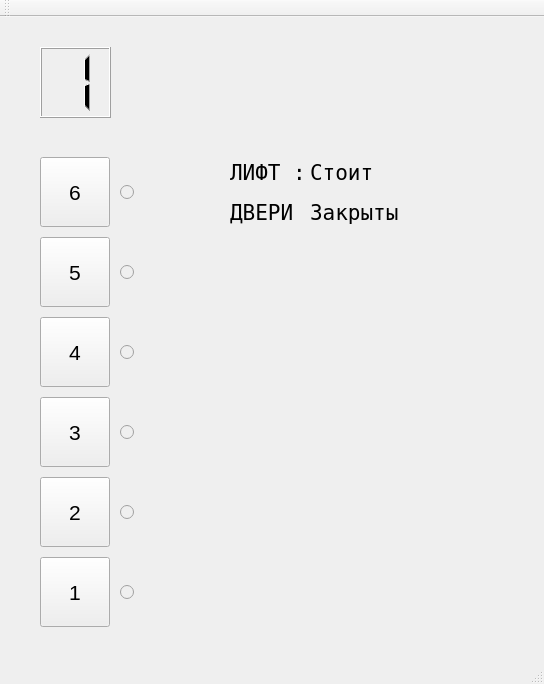
<?xml version="1.0" encoding="UTF-8"?>
<ui version="4.0">
 <class>MainWindow</class>
 <widget class="QMainWindow" name="MainWindow">
  <property name="geometry">
   <rect>
    <x>0</x>
    <y>0</y>
    <width>544</width>
    <height>684</height>
   </rect>
  </property>
  <property name="windowTitle">
   <string>MainWindow</string>
  </property>
  <widget class="QWidget" name="centralWidget">
   <widget class="QLCDNumber" name="lcdNumber">
    <property name="geometry">
     <rect>
      <x>40</x>
      <y>30</y>
      <width>71</width>
      <height>71</height>
     </rect>
    </property>
    <property name="digitCount">
     <number>1</number>
    </property>
    <property name="intValue" stdset="0">
     <number>1</number>
    </property>
   </widget>
   <widget class="QPushButton" name="pushButtonSixth">
    <property name="geometry">
     <rect>
      <x>40</x>
      <y>140</y>
      <width>70</width>
      <height>70</height>
     </rect>
    </property>
    <property name="font">
     <font>
      <pointsize>16</pointsize>
     </font>
    </property>
    <property name="text">
     <string>6</string>
    </property>
   </widget>
   <widget class="QPushButton" name="pushButtonFifth">
    <property name="geometry">
     <rect>
      <x>40</x>
      <y>220</y>
      <width>70</width>
      <height>70</height>
     </rect>
    </property>
    <property name="font">
     <font>
      <pointsize>16</pointsize>
     </font>
    </property>
    <property name="text">
     <string>5</string>
    </property>
   </widget>
   <widget class="QPushButton" name="pushButtonFour">
    <property name="geometry">
     <rect>
      <x>40</x>
      <y>300</y>
      <width>70</width>
      <height>70</height>
     </rect>
    </property>
    <property name="font">
     <font>
      <pointsize>16</pointsize>
     </font>
    </property>
    <property name="text">
     <string>4</string>
    </property>
   </widget>
   <widget class="QPushButton" name="pushButtonThird">
    <property name="geometry">
     <rect>
      <x>40</x>
      <y>380</y>
      <width>70</width>
      <height>70</height>
     </rect>
    </property>
    <property name="font">
     <font>
      <pointsize>16</pointsize>
     </font>
    </property>
    <property name="text">
     <string>3</string>
    </property>
   </widget>
   <widget class="QPushButton" name="pushButtonSecond">
    <property name="geometry">
     <rect>
      <x>40</x>
      <y>460</y>
      <width>70</width>
      <height>70</height>
     </rect>
    </property>
    <property name="font">
     <font>
      <pointsize>16</pointsize>
     </font>
    </property>
    <property name="text">
     <string>2</string>
    </property>
   </widget>
   <widget class="QPushButton" name="pushButtonFirst">
    <property name="geometry">
     <rect>
      <x>40</x>
      <y>540</y>
      <width>70</width>
      <height>70</height>
     </rect>
    </property>
    <property name="font">
     <font>
      <pointsize>16</pointsize>
     </font>
    </property>
    <property name="text">
     <string>1</string>
    </property>
   </widget>
   <widget class="QRadioButton" name="radioButtonSixth">
    <property name="enabled">
     <bool>false</bool>
    </property>
    <property name="geometry">
     <rect>
      <x>120</x>
      <y>160</y>
      <width>30</width>
      <height>30</height>
     </rect>
    </property>
    <property name="text">
     <string/>
    </property>
    <property name="checkable">
     <bool>true</bool>
    </property>
    <property name="autoExclusive">
     <bool>false</bool>
    </property>
   </widget>
   <widget class="QRadioButton" name="radioButtonFifth">
    <property name="enabled">
     <bool>false</bool>
    </property>
    <property name="geometry">
     <rect>
      <x>120</x>
      <y>240</y>
      <width>30</width>
      <height>30</height>
     </rect>
    </property>
    <property name="text">
     <string/>
    </property>
    <property name="checkable">
     <bool>true</bool>
    </property>
    <property name="autoExclusive">
     <bool>false</bool>
    </property>
   </widget>
   <widget class="QRadioButton" name="radioButtonFour">
    <property name="enabled">
     <bool>false</bool>
    </property>
    <property name="geometry">
     <rect>
      <x>120</x>
      <y>320</y>
      <width>30</width>
      <height>30</height>
     </rect>
    </property>
    <property name="text">
     <string/>
    </property>
    <property name="checkable">
     <bool>true</bool>
    </property>
    <property name="autoExclusive">
     <bool>false</bool>
    </property>
   </widget>
   <widget class="QRadioButton" name="radioButtonThird">
    <property name="enabled">
     <bool>false</bool>
    </property>
    <property name="geometry">
     <rect>
      <x>120</x>
      <y>400</y>
      <width>30</width>
      <height>30</height>
     </rect>
    </property>
    <property name="text">
     <string/>
    </property>
    <property name="checkable">
     <bool>true</bool>
    </property>
    <property name="autoExclusive">
     <bool>false</bool>
    </property>
   </widget>
   <widget class="QRadioButton" name="radioButtonSecond">
    <property name="enabled">
     <bool>false</bool>
    </property>
    <property name="geometry">
     <rect>
      <x>120</x>
      <y>480</y>
      <width>30</width>
      <height>30</height>
     </rect>
    </property>
    <property name="text">
     <string/>
    </property>
    <property name="checkable">
     <bool>true</bool>
    </property>
    <property name="autoExclusive">
     <bool>false</bool>
    </property>
   </widget>
   <widget class="QRadioButton" name="radioButtonFirst">
    <property name="enabled">
     <bool>false</bool>
    </property>
    <property name="geometry">
     <rect>
      <x>120</x>
      <y>560</y>
      <width>30</width>
      <height>30</height>
     </rect>
    </property>
    <property name="text">
     <string/>
    </property>
    <property name="checkable">
     <bool>true</bool>
    </property>
    <property name="autoExclusive">
     <bool>false</bool>
    </property>
   </widget>
   <widget class="QLabel" name="labelLift">
    <property name="geometry">
     <rect>
      <x>230</x>
      <y>140</y>
      <width>71</width>
      <height>31</height>
     </rect>
    </property>
    <property name="font">
     <font>
      <family>Fixedsys</family>
      <pointsize>16</pointsize>
     </font>
    </property>
    <property name="text">
     <string>ЛИФТ :</string>
    </property>
   </widget>
   <widget class="QLabel" name="labelDoors">
    <property name="geometry">
     <rect>
      <x>230</x>
      <y>180</y>
      <width>71</width>
      <height>31</height>
     </rect>
    </property>
    <property name="font">
     <font>
      <family>Fixedsys</family>
      <pointsize>16</pointsize>
     </font>
    </property>
    <property name="text">
     <string>ДВЕРИ :</string>
    </property>
   </widget>
   <widget class="QLabel" name="labelLiftState">
    <property name="geometry">
     <rect>
      <x>310</x>
      <y>140</y>
      <width>171</width>
      <height>31</height>
     </rect>
    </property>
    <property name="font">
     <font>
      <family>Fixedsys</family>
      <pointsize>16</pointsize>
     </font>
    </property>
    <property name="text">
     <string>Стоит</string>
    </property>
   </widget>
   <widget class="QLabel" name="labelDoorsState">
    <property name="geometry">
     <rect>
      <x>310</x>
      <y>180</y>
      <width>171</width>
      <height>31</height>
     </rect>
    </property>
    <property name="font">
     <font>
      <family>Fixedsys</family>
      <pointsize>16</pointsize>
     </font>
    </property>
    <property name="text">
     <string>Закрыты</string>
    </property>
   </widget>
   <widget class="QLabel" name="labelDirection">
    <property name="geometry">
     <rect>
      <x>120</x>
      <y>50</y>
      <width>71</width>
      <height>31</height>
     </rect>
    </property>
    <property name="font">
     <font>
      <family>Fixedsys</family>
      <pointsize>16</pointsize>
     </font>
    </property>
    <property name="text">
     <string/>
    </property>
   </widget>
  </widget>
  <widget class="QMenuBar" name="menuBar">
   <property name="geometry">
    <rect>
     <x>0</x>
     <y>0</y>
     <width>544</width>
     <height>22</height>
    </rect>
   </property>
  </widget>
  <widget class="QToolBar" name="mainToolBar">
   <attribute name="toolBarArea">
    <enum>TopToolBarArea</enum>
   </attribute>
   <attribute name="toolBarBreak">
    <bool>false</bool>
   </attribute>
  </widget>
  <widget class="QStatusBar" name="statusBar"/>
 </widget>
 <layoutdefault spacing="6" margin="11"/>
 <resources/>
 <connections/>
</ui>
